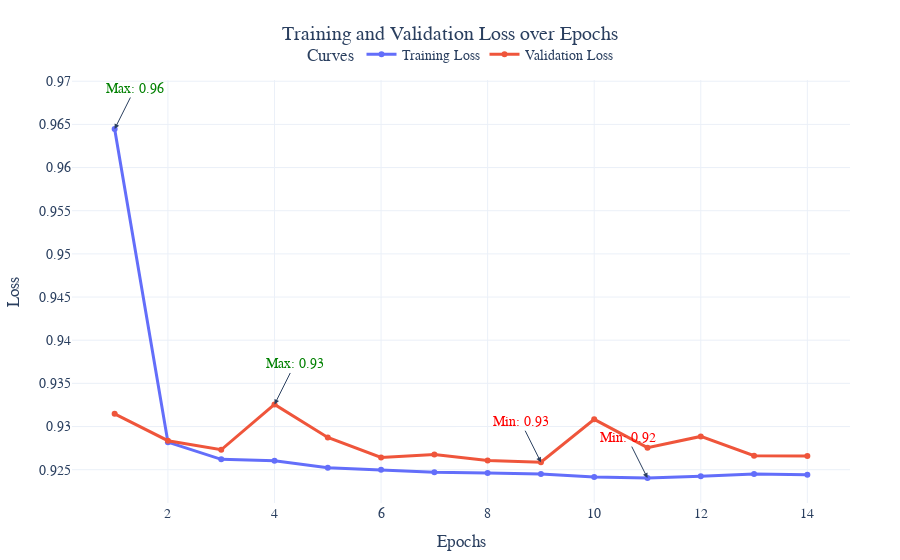

The notebook cell saved with this chart:
### Code cell
trainer = Trainer(
    config=TrainerConfig(
        optimizer="adam",
        criterion="cross_entropy",
        learning_rate=1e-3,
        weight_decay=1e-5,
        batch_size=128,
        early_stopping_patience=5,
        save_weights_path="./models/mlp_adult.pth"
    ),
    model= model
)

# Train the model
trainer.train(train_dataset, val_dataset, epochs=20)

### Figure 1 — Plotly figure (JSON) as saved in the notebook; plotly's stock layout.template omitted (floating-point values rounded to 4 significant figures)
{"data": [{"hovertemplate": "%{x}, %{y}<extra>Training Loss</extra>", "line": {"width": 3}, "marker": {"size": 6}, "mode": "lines+markers", "name": "Training Loss", "type": "scatter", "x": [1, 2, 3, 4, 5, 6, 7, 8, 9, 10, 11, 12, 13, 14, 15, 16, 17, 18, 19, 20], "y": [0.9645, 0.9282, 0.9262, 0.926, 0.9252, 0.925, 0.9247, 0.9246, 0.9245, 0.9242, 0.924, 0.9242, 0.9245, 0.9244]}, {"hovertemplate": "%{x}, %{y}<extra>Validation Loss</extra>", "line": {"width": 3}, "marker": {"size": 6}, "mode": "lines+markers", "name": "Validation Loss", "type": "scatter", "x": [1, 2, 3, 4, 5, 6, 7, 8, 9, 10, 11, 12, 13, 14, 15, 16, 17, 18, 19, 20], "y": [0.9315, 0.9284, 0.9273, 0.9326, 0.9287, 0.9264, 0.9268, 0.9261, 0.9259, 0.9308, 0.9276, 0.9289, 0.9266, 0.9266]}], "layout": {"annotations": [{"arrowhead": 2, "ax": -20, "ay": -40, "font": {"color": "red"}, "showarrow": true, "text": "Min: 0.92", "x": 11, "y": 0.924}, {"arrowhead": 2, "ax": 20, "ay": -40, "font": {"color": "green"}, "showarrow": true, "text": "Max: 0.96", "x": 1, "y": 0.9645}, {"arrowhead": 2, "ax": -20, "ay": -40, "font": {"color": "red"}, "showarrow": true, "text": "Min: 0.93", "x": 9, "y": 0.9259}, {"arrowhead": 2, "ax": 20, "ay": -40, "font": {"color": "green"}, "showarrow": true, "text": "Max: 0.93", "x": 4, "y": 0.9326}], "font": {"family": "Arial, sans-serif", "size": 14}, "legend": {"orientation": "h", "title": {"text": "Curves"}, "x": 0.5, "xanchor": "center", "y": 1.02, "yanchor": "bottom"}, "margin": {"b": 50, "l": 50, "r": 50, "t": 80}, "title": {"text": "Training and Validation Loss over Epochs", "x": 0.5, "xanchor": "center"}, "xaxis": {"title": {"text": "Epochs"}}, "yaxis": {"title": {"text": "Loss"}}}}
